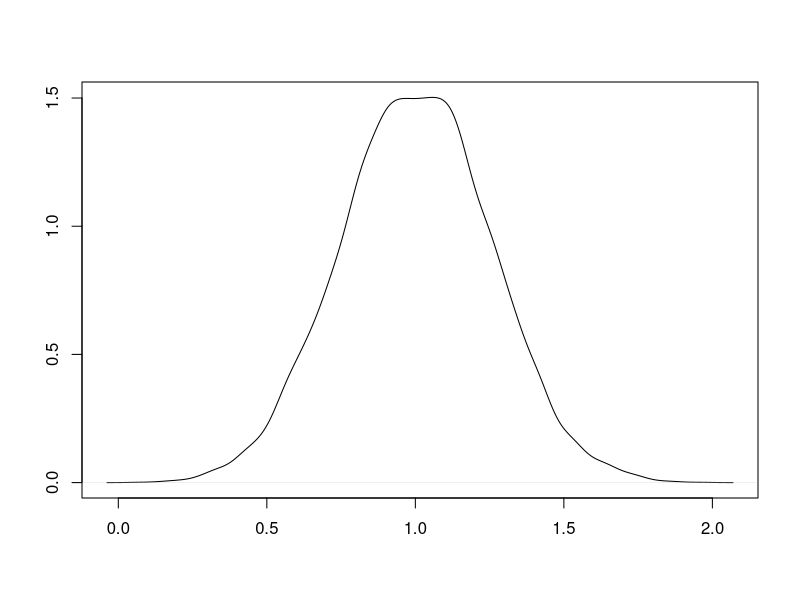
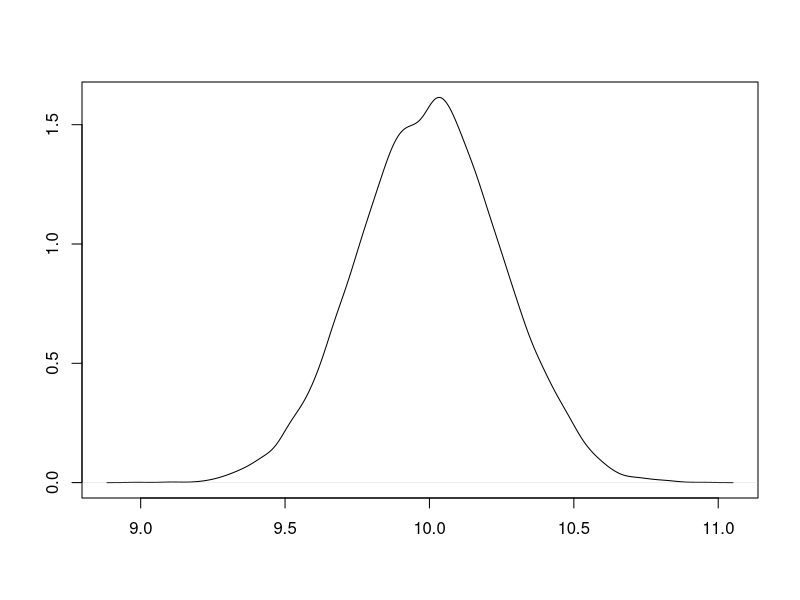
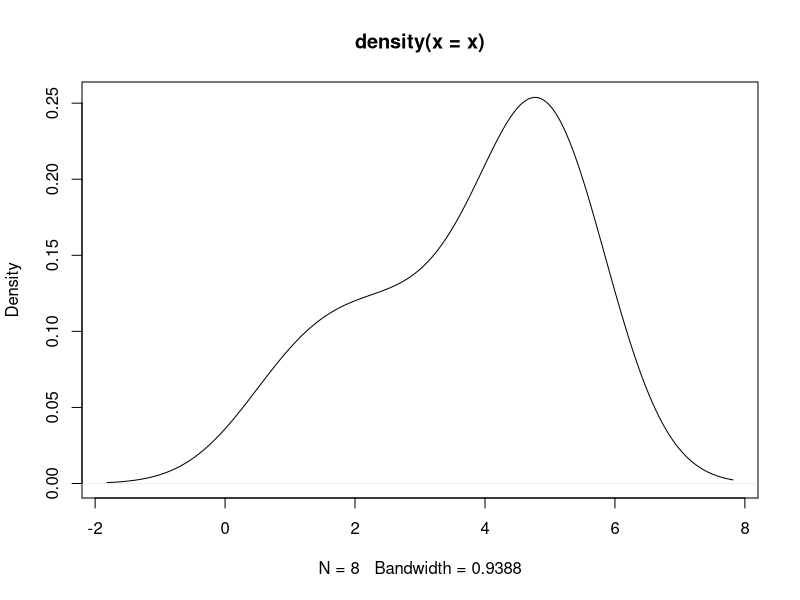

Source code (R) for these figures, in order:
## ---- chunk 1

x<-rnorm(n=10000, mean=1, sd=.25)
plot(density(x), type='l', main='', ylab='', xlab='')
## ---- chunk 2
z<-rnorm(n=10000, mean=10, sd=.25)
plot(density(z), type='l', main='', ylab='', xlab='')
## ---- chunk 3

x <- c(1, 2, 3, 4, 5, 5, 5, 5)
plot(density(x), type = 'l')
## ---- chunk 4
name <- "madeline"
## ---- chunk 5
print("Join the riot")
## ---- chunk 6
print("Print")
## ---- chunk 7
print("Potatos have no bones")
## ---- chunk 8
print("Studies show potatos are made up of 14 mg calcium")

print("For a 213g potato that is 0.000066% percent calcium! Not enough for bones...")
## ---- chunk 9
print("Hidden birds run with mist")
